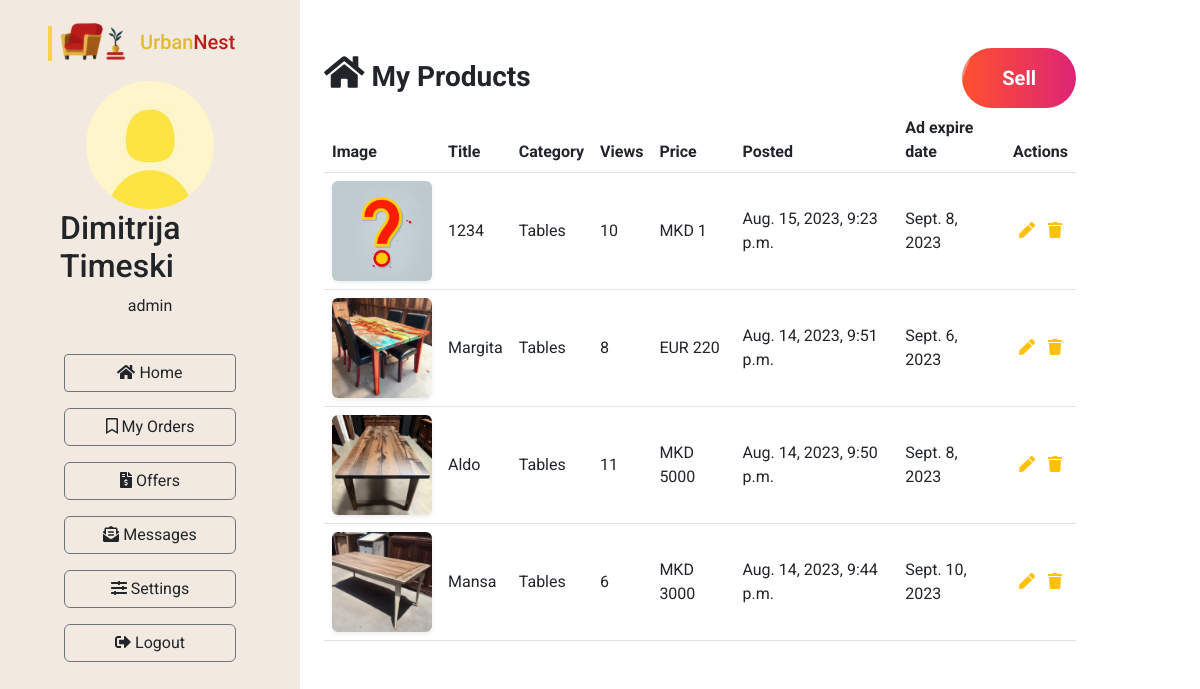
Page /dashboard/home (signed in) on the earlier database version.
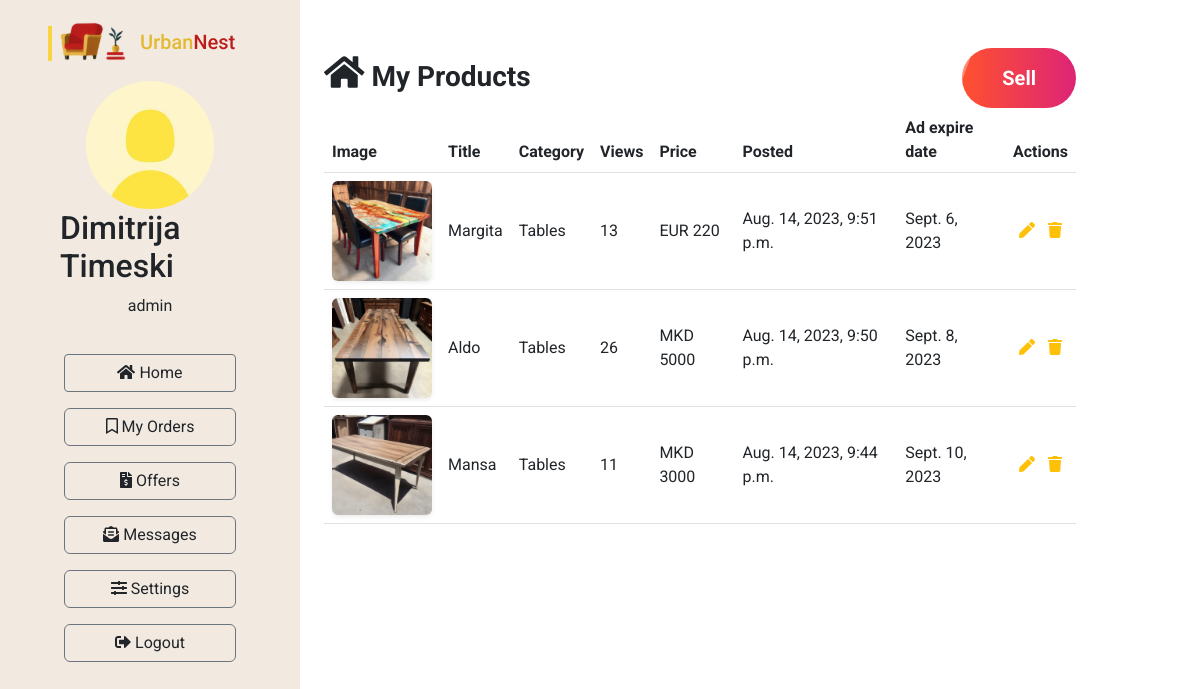
Same page on the later database version.
### Furniture/models.py (models this page shows, shortened)
class FurnitureAd(models.Model):
    seller = models.ForeignKey(UrbanNestUser, on_delete=models.CASCADE)
    name = models.CharField(max_length=255)
    category = models.ForeignKey(Category, on_delete=models.CASCADE)
    rating = models.IntegerField(validators=[MinValueValidator(1), MaxValueValidator(5)])
    description = models.TextField()
    price = models.IntegerField()
    CURRENCY_CHOICES = [
        ('MKD', 'Denar'),
        ('EUR', 'Euro'),
        ('USD', 'Dollar'),
    ]
    currency = models.CharField(max_length=3, choices=CURRENCY_CHOICES)
    width = models.IntegerField()
    length = models.IntegerField()
    height = models.IntegerField()
    weight = models.IntegerField()
    UNIT_CHOICES = [
        ('kg', 'Kilograms'),
        ('lb', 'Pounds'),
    ]
    unit_weight = models.CharField(max_length=100, choices=UNIT_CHOICES)
    image = models.ImageField(upload_to='images/furnitures', null=True, blank=True)
    creation_date = models.DateTimeField(auto_now_add=True)
    last_modified_date = models.DateTimeField(auto_now=True)
    ad_duration_to = models.DateField()
    views = models.IntegerField(default=0)
    active = models.BooleanField(default=True)

class Category(models.Model):
    name = models.CharField(max_length=255)
    photo = models.ImageField(upload_to='images/categories', null=True, blank=True)
    creation_date = models.DateTimeField(auto_now_add=True)
    last_modified_date = models.DateTimeField(auto_now=True)

### Furniture/views.py (the view)
# urls.py: path("dashboard/home", dashboard_home, name="dashboard_home"),
@login_required
def dashboard_home(request):
    user = UrbanNestUser.objects.get(user=request.user)
    list_of_ads = FurnitureAd.objects.filter(seller=user).order_by('-creation_date')
    context = {'user': user, 'list_of_ads': list_of_ads}
    return render(request, 'dashboard/dashboard-home.html', context=context)

### Furniture/templates/dashboard/dashboard-home.html (shortened to what this page needs)
{% extends "dashboard/base-dashboard.html" %}
{% block content %}
<div class="container my-5">
    <div class="d-flex justify-content-between align-items-center"><h3><strong><i
            class='fas fa-home' style='font-size:36px'></i> My Products</strong></h3>
        <a href="{% url 'add_furniture_ad' %}" id="sell_furniture" class="btn-fancy text-decoration-none">
            <span class="btn-text">Sell</span>
            <span class="btn-shine"></span>
            <span class="btn-shine btn-shine-2"></span>
        </a>
    </div>
    <div class="table-responsive">
        <table class="table table-hover">
            <thead>
            <tr>
                <th scope="col">Image</th>
                <th scope="col">Title</th>
                <th scope="col">Category</th>
                <th scope="col">Views</th>
                <th scope="col">Price</th>
                <th scope="col">Posted</th>
                <th scope="col">Ad expire date</th>
                <th scope="col" class="text-center">Actions</th>
            </tr>
            </thead>
            <tbody id="furniture_ad_tbody">
            {% for ad in list_of_ads %}
            <tr>
                {% if ad.image %}
                <td><a href="{% url 'addetails' pk=ad.pk %}"><img src="{{ad.image.url}}" alt="" width="100px"
                                                                  class="rounded shadow-sm"></a></td>
                {% endif %}
                <td class="align-middle">{{ad.name}}</td>
                <td class="align-middle">{{ad.category.name}}</td>
                <td class="align-middle">{{ad.views}}</td>
                <td class="align-middle">{{ad.currency}} {{ad.price}}</td>
                <td class="align-middle">{{ad.creation_date}}</td>
                <td class="align-middle">{{ad.ad_duration_to}}</td>
                {% if ad.active == True %}
                <td class="align-middle">
                    <div class="d-flex justify-content-around">
                        <a href="{% url 'edit_furniture_ad' ad_id=ad.pk %}" class="text-warning"><i
                                class='fas fa-pen'></i></a>
                        <a href="{% url 'delete_furniture_ad' ad_id=ad.pk %}" class="text-warning"><i
                                class='fas fa-trash'></i></a>
                    </div>
                </td>
                {% else %}
                <td class="align-middle text-center">
                </td>
                {% endif %}
            </tr>
            {% endfor %}
            </tbody>
        </table>
    </div>
</div>
{% endblock %}

Differences in the rows shown:
removed FurnitureAd: image (placeholder picture), name "1234", category.name "Tables", views "10", currency "MKD", price "1", creation_date "Aug. 15, 2023, 9:23 p.m.", ad_duration_to "Sept. 8, 2023", active True (drawn)
changed FurnitureAd "Margita": views "8" → "13"
changed FurnitureAd "Aldo": views "11" → "26"
changed FurnitureAd "Mansa": views "6" → "11"
